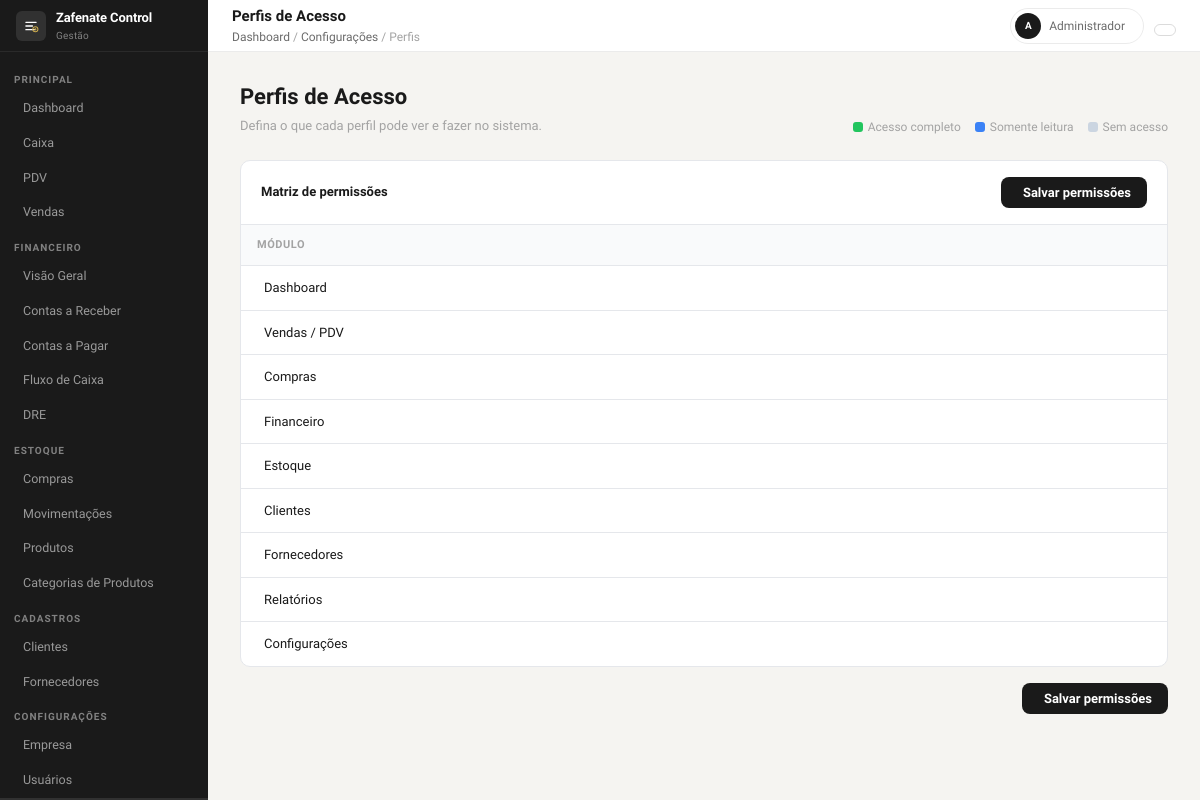
The app's page /config/perfis (signed in), older data.
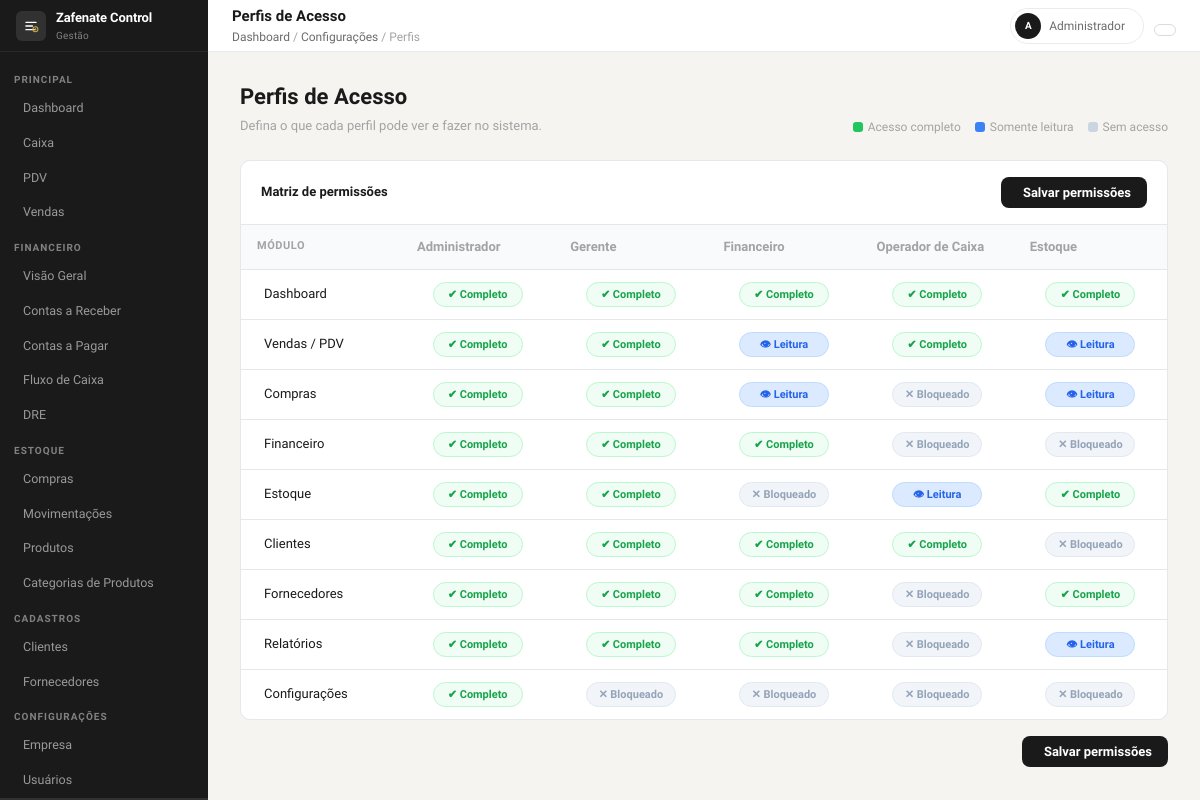
The same page, newer data.
### tables this page shows
CREATE TABLE IF NOT EXISTS perfis (
    id         INT UNSIGNED AUTO_INCREMENT PRIMARY KEY,
    nome       VARCHAR(80)  NOT NULL,
    slug       VARCHAR(80)  NOT NULL UNIQUE,
    permissoes JSON         NOT NULL DEFAULT ('{}'),
    ativo      TINYINT(1)   NOT NULL DEFAULT 1,
    criado_em  DATETIME     NOT NULL DEFAULT CURRENT_TIMESTAMP,
    atualizado_em DATETIME  NOT NULL DEFAULT CURRENT_TIMESTAMP ON UPDATE CURRENT_TIMESTAMP
);

### app/core/Controller.php (called while the page is built, shortened)
<?php
abstract class Controller
{
    protected function view(string $view, array $data = []): void
    {
        $viewSanitizada = str_replace(['.', '/', '\\'], DIRECTORY_SEPARATOR, $view);
        $path = dirname(__DIR__) . DIRECTORY_SEPARATOR . 'views' . DIRECTORY_SEPARATOR . $viewSanitizada . '.php';
        extract($data, EXTR_SKIP);
        require $path;
    }
}

### app/controllers/ConfigController.php (called while the page is built, shortened)
<?php
class ConfigController extends Controller
{
    private PerfilModel $perfilModel;
    public function __construct()
    {
        $this->perfilModel = new PerfilModel();
    }
    public function perfis(): void
    {
        $perfis  = $this->perfilModel->listar();
        $modulos = PerfilModel::MODULOS;
        $this->view('config/perfis', [
            'pageTitle'  => 'Perfis de Acesso',
            'perfis'     => $perfis,
            'modulos'    => $modulos,
            'breadcrumb' => [
                ['label' => 'Dashboard',    'url' => '/dashboard'],
                ['label' => 'Configurações', 'url' => '#'],
                ['label' => 'Perfis',       'url' => '#'],
            ],
        ]);
    }
}

### bootstrap.php (called while the page is built, shortened)
<?php
if (file_exists(APP_ROOT . '/config/config.php')) {
    require_once APP_ROOT . '/config/config.php';
}
spl_autoload_register(function (string $class): void {
    if (str_starts_with($class, 'App\\')) {
        $relative = substr($class, 4);
        $file = APP_ROOT . '/app/' . str_replace('\\', '/', $relative) . '.php';
    }
});
if (file_exists(APP_ROOT . '/app/helpers/functions.php')) {
    require_once APP_ROOT . '/app/helpers/functions.php';
}
$router = new Router();
$router->middleware('auth',  \App\Middleware\AuthMiddleware::class);
$router->middleware('guest', \App\Middleware\GuestMiddleware::class);
$router->middleware('csrf',  \App\Middleware\CsrfMiddleware::class);
$request = new Request();
try {
    $router->dispatch($request);
} catch (\Throwable $e) {
    if (defined('APP_DEBUG') && APP_DEBUG) {
        echo '<pre style="background:#1e1e1e;color:#ef4444;padding:20px;font-family:monospace;border-radius:8px;overflow:auto;">';
        echo '<strong>' . get_class($e) . '</strong>: ' . htmlspecialchars($e->getMessage()) . "\n\n";
        echo htmlspecialchars($e->getTraceAsString());
        echo '</pre>';
    } else {
        http_response_code(500);
        echo 'Ocorreu um erro interno no servidor.';
    }
}

### public/index.php (called while the page is built)
<?php
require_once dirname(__DIR__) . '/bootstrap.php';

### app/core/Database.php (called while the page is built, shortened)
<?php
class Database
{
    private static ?Database $instance = null;
    private PDO $pdo;
    private function __construct()
    {
        $config = require dirname(__DIR__, 2) . '/config/database.php';
        $dsn = sprintf(
            '%s:host=%s;port=%d;dbname=%s;charset=%s',
            $config['driver'],
            $config['host'],
            $config['port'],
            $config['database'],
            $config['charset']
        );
        try {
            $this->pdo = new PDO($dsn, $config['username'], $config['password'], $config['options']);
        } catch (PDOException $e) {
            error_log('[Database] Falha na conexão: ' . $e->getMessage());
            throw new RuntimeException('Não foi possível conectar ao banco de dados.');
        }
    }
    public static function getInstance(): static
    {
        if (static::$instance === null) {
            static::$instance = new static();
        }
        return static::$instance;
    }
    public function fetchAll(string $sql, array $params = []): array
    {
        $stmt = $this->prepare($sql, $params);
        return $stmt->fetchAll();
    }
    private function prepare(string $sql, array $params): \PDOStatement
    {
        try {
            $stmt = $this->pdo->prepare($sql);
            $stmt->execute();
            return $stmt;
        } catch (PDOException $e) {
            $msg = '[Database] Query error: ' . $e->getMessage() . ' | SQL: ' . $sql;
            error_log($msg);
            if (defined('APP_DEBUG') && APP_DEBUG) {
                throw new RuntimeException($msg, 0, $e);
            }
            throw new RuntimeException('Erro ao executar operação no banco de dados.', 0, $e);
        }
    }
}

### app/models/Perfil.php (called while the page is built, shortened)
<?php
class Perfil
{
    private Database $db;
    public function __construct()
    {
        $this->db = Database::getInstance();
    }
    public function listar(): array
    {
        return $this->db->fetchAll(
            "SELECT * FROM perfis ORDER BY id ASC"
        );
    }
}

### config/config.php (called while the page is built, shortened)
<?php
function env(string $key, mixed $default = null): mixed
{
    $value = $_ENV[$key] ?? getenv($key);
    return ($value !== false && $value !== null && $value !== '') ? $value : $default;
}

### config/database.php (called while the page is built)
<?php
return [
    'driver'   => 'mysql',
    'host'     => env('DB_HOST', 'localhost'),
    'port'     => env('DB_PORT', '3306'),
    'database' => env('DB_NAME', 'zafenate_control'),
    'username' => env('DB_USER', 'root'),
    'password' => env('DB_PASS', ''),
    'charset'  => env('DB_CHARSET', 'utf8mb4'),
    'options'  => [
        PDO::ATTR_ERRMODE            => PDO::ERRMODE_EXCEPTION,
        PDO::ATTR_DEFAULT_FETCH_MODE => PDO::FETCH_ASSOC,
        PDO::ATTR_EMULATE_PREPARES   => false,
    ]
];

### app/helpers/functions.php (called while the page is built, shortened)
<?php
if (!function_exists('e')) {
    function e(?string $value): string
    {
        return htmlspecialchars($value ?? '', ENT_QUOTES | ENT_SUBSTITUTE, 'UTF-8');
    }
}

### app/views/config/perfis.php (the view, shortened to what the rows shown need)
<?php require VIEW_PATH . '/layouts/header.php'; ?>
<div class="zf-layout">
    <?php require VIEW_PATH . '/layouts/sidebar.php'; ?>
    <div class="zf-main">
        <?php require VIEW_PATH . '/layouts/navbar.php'; ?>
        <div class="zf-content cfg-page">
            <div style="margin-bottom:24px;display:flex;justify-content:space-between;align-items:flex-end;flex-wrap:wrap;gap:12px;">
                <div>
                    <h1 style="font-size:22px;font-weight:600;margin:0 0 3px;">Perfis de Acesso</h1>
                    <p style="font-size:13px;color:var(--text-tertiary);margin:0;">
                        Defina o que cada perfil pode ver e fazer no sistema.
                    </p>
                </div>
                <div class="perm-legend">
                    <span class="perm-legend-item">
                        <span class="perm-legend-dot" style="background:#22c55e;"></span>
                        <span style="color:var(--text-tertiary);">Acesso completo</span>
                    </span>
                    <span class="perm-legend-item">
                        <span class="perm-legend-dot" style="background:#3b82f6;"></span>
                        <span style="color:var(--text-tertiary);">Somente leitura</span>
                    </span>
                    <span class="perm-legend-item">
                        <span class="perm-legend-dot" style="background:#cbd5e1;"></span>
                        <span style="color:var(--text-tertiary);">Sem acesso</span>
                    </span>
                </div>
            </div>
            <form method="POST" action="/config/perfis">
                <div class="perm-card">
                    <div class="perm-card-head">
                        <span style="font-size:13px;font-weight:600;">Matriz de permissões</span>
                        <button type="submit" class="btn-primary">
                            <i class="ti ti-device-floppy"></i> Salvar permissões
                        </button>
                    </div>
                    <div style="overflow-x:auto;">
                        <table class="perm-table">
                            <thead>
                                <tr>
                                    <th>Módulo</th>
                                    <?php foreach ($perfis as $p): ?>
                                        <th class="th-perfil-nome">
                                            <input
                                                type="text"
                                                name="perfis[<?= $p['id'] ?>][nome]"
                                                value="<?= e($p['nome']) ?>"
                                                class="perfil-nome-input"
                                                title="Clique para renomear">
                                        </th>
                                    <?php endforeach; ?>
                                </tr>
                            </thead>
                            <tbody>
                                <?php
                                foreach ($modulos as $mod => $label):
                                ?>
                                    <tr>
                                        <td>
                                            <span class="perm-modulo">
                                                <?= e($label) ?>
                                            </span>
                                        </td>
                                        <?php foreach ($perfis as $p):
                                            $val = $p['permissoes'][$mod] ?? 'false';
                                            $val = in_array($val, ['true', 'view', 'false']) ? $val : 'false';
                                        ?>
                                            <td class="perm-cell">
                                                <select
                                                    name="perfis[<?= $p['id'] ?>][permissoes][<?= $mod ?>]"
                                                    class="perm-select val-<?= $val ?>"
                                                    onchange="this.className='perm-select val-'+this.value">
                                                    <option value="true" <?= $val === 'true'  ? 'selected' : '' ?>>✔ Completo</option>
                                                    <option value="view" <?= $val === 'view'  ? 'selected' : '' ?>>👁 Leitura</option>
                                                    <option value="false" <?= $val === 'false' ? 'selected' : '' ?>>✕ Bloqueado</option>
                                                </select>
                                            </td>
                                        <?php endforeach; ?>
                                    </tr>
                                <?php endforeach; ?>
                            </tbody>
                        </table>
                    </div>
                </div>
                <div style="margin-top:16px;display:flex;justify-content:flex-end;">
                    <button type="submit" class="btn-primary">
                        <i class="ti ti-device-floppy"></i> Salvar permissões
                    </button>
                </div>
            </form>
        </div>
    </div>
</div>
<?php require VIEW_PATH . '/layouts/footer.php'; ?>

### app/core/Router.php (shortened to what the rows shown need)
<?php
class Router
{
    private array  $routes          = [];
    private string $groupPrefix     = '';
    private array  $groupMiddleware = [];
    public function group(array $options, callable $callback): void
    {
        $prevPrefix     = $this->groupPrefix;
        $prevMiddleware = $this->groupMiddleware;
        $this->groupPrefix     .= $options['prefix'] ?? '';
        $this->groupMiddleware  = array_merge($this->groupMiddleware, $options['middleware'] ?? []);
        $this->groupPrefix     = $prevPrefix;
        $this->groupMiddleware = $prevMiddleware;
    }
    private function add(string $method, string $uri, string $action, array $middleware): void
    {
        $this->routes[] = [
            'method'     => $method,
            'pattern'    => $this->uriToPattern($this->groupPrefix . $uri),
            'action'     => $action,
            'middleware' => array_merge($this->groupMiddleware, $middleware),
        ];
    }
    public function dispatch(Request $request): void
    {
        $uri    = $this->normalize($request->uri());
        $method = $request->method();
        foreach ($this->routes as $route) {
            if ($route['method'] !== $method) {
                continue;
            }
            if (!preg_match($route['pattern'], $uri, $matches)) {
                continue;
            }
            $params = array_filter($matches, 'is_string', ARRAY_FILTER_USE_KEY);
            $this->runAction($route['action'], $request, $params);
            return;
        }
    }
    private function runAction(string $action, Request $request, array $params): void
    {
        [$controllerName, $method] = explode('@', $action, 2);
        $controller = new $class();
        $controller->$method($request, ...array_values($params));
    }
    private function uriToPattern(string $uri): string
    {
        $escaped = preg_replace('/\{([a-zA-Z_][a-zA-Z0-9_]*)\}/', '(?P<$1>[^/]+)', $uri);
        return '#^' . $escaped . '$#u';
    }
    private function normalize(string $uri): string
    {
        $clean = '/' . trim($uri, '/');
        return ($clean === '/') ? '/' : rtrim($clean, '/');
    }
}

Row changes from the older to the newer data that the page shows:
added perfis: nome "Administrador", id "✔ Completo"
added perfis: nome "Gerente", id "✔ Completo", id "✕ Bloqueado"
added perfis: nome "Financeiro", id "✔ Completo", id "👁 Leitura", id "✕ Bloqueado"
added perfis: nome "Operador de Caixa", id "✔ Completo", id "✕ Bloqueado", id "👁 Leitura"
added perfis: nome "Estoque", id "✔ Completo", id "👁 Leitura", id "✕ Bloqueado"
